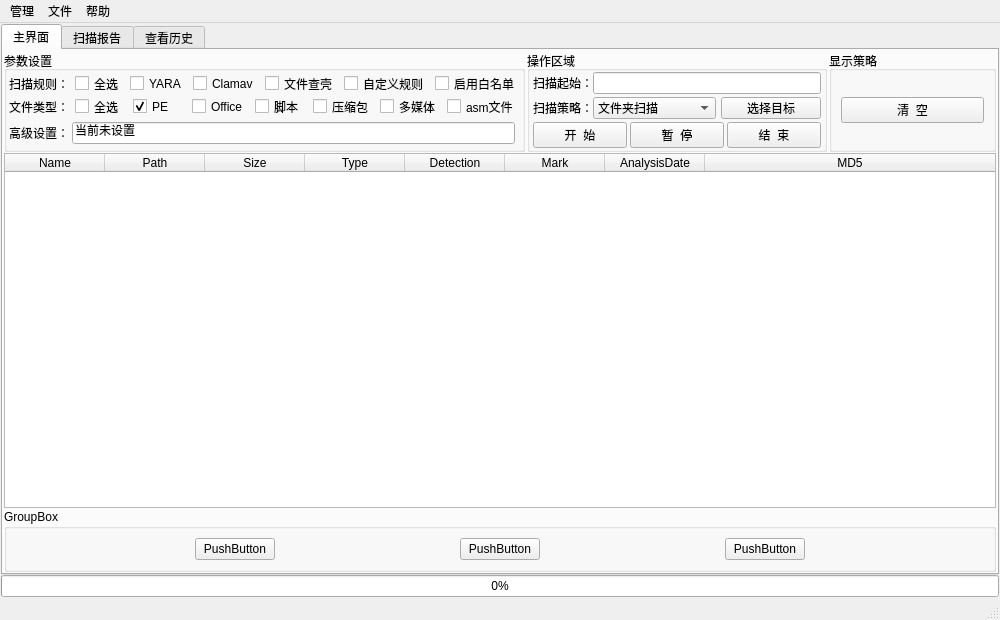
<?xml version="1.0" encoding="UTF-8"?>
<ui version="4.0">
 <class>MainWindow</class>
 <widget class="QMainWindow" name="MainWindow">
  <property name="geometry">
   <rect>
    <x>0</x>
    <y>0</y>
    <width>1000</width>
    <height>620</height>
   </rect>
  </property>
  <property name="windowTitle">
   <string>Static Malware Analysis &amp; Report Tool</string>
  </property>
  <widget class="QWidget" name="centralwidget">
   <layout class="QVBoxLayout" name="verticalLayout_2">
    <property name="leftMargin">
     <number>1</number>
    </property>
    <property name="topMargin">
     <number>1</number>
    </property>
    <property name="rightMargin">
     <number>1</number>
    </property>
    <property name="bottomMargin">
     <number>1</number>
    </property>
    <item>
     <layout class="QVBoxLayout" name="verticalLayout">
      <property name="spacing">
       <number>0</number>
      </property>
      <item>
       <widget class="QTabWidget" name="tabWidget">
        <property name="currentIndex">
         <number>0</number>
        </property>
        <widget class="QWidget" name="tab">
         <attribute name="title">
          <string>主界面</string>
         </attribute>
         <layout class="QVBoxLayout" name="verticalLayout_4">
          <property name="leftMargin">
           <number>1</number>
          </property>
          <property name="topMargin">
           <number>1</number>
          </property>
          <property name="rightMargin">
           <number>1</number>
          </property>
          <property name="bottomMargin">
           <number>1</number>
          </property>
          <item>
           <layout class="QVBoxLayout" name="verticalLayout_3">
            <property name="spacing">
             <number>1</number>
            </property>
            <item>
             <layout class="QHBoxLayout" name="horizontalLayout_9">
              <property name="spacing">
               <number>2</number>
              </property>
              <item>
               <widget class="QGroupBox" name="groupBox_4">
                <property name="maximumSize">
                 <size>
                  <width>16777215</width>
                  <height>200</height>
                 </size>
                </property>
                <property name="title">
                 <string>参数设置</string>
                </property>
                <layout class="QVBoxLayout" name="verticalLayout_6">
                 <property name="spacing">
                  <number>3</number>
                 </property>
                 <property name="leftMargin">
                  <number>1</number>
                 </property>
                 <property name="topMargin">
                  <number>1</number>
                 </property>
                 <property name="rightMargin">
                  <number>1</number>
                 </property>
                 <property name="bottomMargin">
                  <number>1</number>
                 </property>
                 <item>
                  <layout class="QHBoxLayout" name="horizontalLayout_7">
                   <property name="spacing">
                    <number>6</number>
                   </property>
                   <property name="leftMargin">
                    <number>1</number>
                   </property>
                   <property name="topMargin">
                    <number>1</number>
                   </property>
                   <property name="rightMargin">
                    <number>1</number>
                   </property>
                   <property name="bottomMargin">
                    <number>1</number>
                   </property>
                   <item>
                    <widget class="QLabel" name="label_4">
                     <property name="maximumSize">
                      <size>
                       <width>70</width>
                       <height>15</height>
                      </size>
                     </property>
                     <property name="text">
                      <string>扫描规则：</string>
                     </property>
                    </widget>
                   </item>
                   <item>
                    <widget class="QCheckBox" name="CBRuleAll">
                     <property name="maximumSize">
                      <size>
                       <width>80</width>
                       <height>15</height>
                      </size>
                     </property>
                     <property name="text">
                      <string>全选</string>
                     </property>
                     <property name="checked">
                      <bool>false</bool>
                     </property>
                    </widget>
                   </item>
                   <item>
                    <widget class="QCheckBox" name="CBRuleYara">
                     <property name="maximumSize">
                      <size>
                       <width>85</width>
                       <height>15</height>
                      </size>
                     </property>
                     <property name="text">
                      <string>YARA</string>
                     </property>
                    </widget>
                   </item>
                   <item>
                    <widget class="QCheckBox" name="CBRuleClamav">
                     <property name="maximumSize">
                      <size>
                       <width>95</width>
                       <height>15</height>
                      </size>
                     </property>
                     <property name="text">
                      <string>Clamav</string>
                     </property>
                    </widget>
                   </item>
                   <item>
                    <widget class="QCheckBox" name="CBRulePack">
                     <property name="maximumSize">
                      <size>
                       <width>120</width>
                       <height>15</height>
                      </size>
                     </property>
                     <property name="text">
                      <string>文件查壳</string>
                     </property>
                    </widget>
                   </item>
                   <item>
                    <widget class="QCheckBox" name="CBRuleSelf">
                     <property name="maximumSize">
                      <size>
                       <width>140</width>
                       <height>15</height>
                      </size>
                     </property>
                     <property name="text">
                      <string>自定义规则</string>
                     </property>
                    </widget>
                   </item>
                   <item>
                    <widget class="QCheckBox" name="CBRuleWL">
                     <property name="maximumSize">
                      <size>
                       <width>140</width>
                       <height>15</height>
                      </size>
                     </property>
                     <property name="text">
                      <string>启用白名单</string>
                     </property>
                    </widget>
                   </item>
                  </layout>
                 </item>
                 <item>
                  <layout class="QHBoxLayout" name="horizontalLayout_6">
                   <property name="spacing">
                    <number>6</number>
                   </property>
                   <property name="leftMargin">
                    <number>1</number>
                   </property>
                   <property name="topMargin">
                    <number>1</number>
                   </property>
                   <property name="rightMargin">
                    <number>2</number>
                   </property>
                   <property name="bottomMargin">
                    <number>1</number>
                   </property>
                   <item>
                    <widget class="QLabel" name="label_3">
                     <property name="maximumSize">
                      <size>
                       <width>70</width>
                       <height>15</height>
                      </size>
                     </property>
                     <property name="text">
                      <string>文件类型：</string>
                     </property>
                    </widget>
                   </item>
                   <item>
                    <widget class="QCheckBox" name="CBTypeAll">
                     <property name="maximumSize">
                      <size>
                       <width>80</width>
                       <height>15</height>
                      </size>
                     </property>
                     <property name="text">
                      <string>全选</string>
                     </property>
                     <property name="checked">
                      <bool>false</bool>
                     </property>
                    </widget>
                   </item>
                   <item>
                    <widget class="QCheckBox" name="CBTypePE">
                     <property name="maximumSize">
                      <size>
                       <width>60</width>
                       <height>15</height>
                      </size>
                     </property>
                     <property name="text">
                      <string>PE</string>
                     </property>
                     <property name="checked">
                      <bool>true</bool>
                     </property>
                    </widget>
                   </item>
                   <item>
                    <widget class="QCheckBox" name="CBTypeOffice">
                     <property name="maximumSize">
                      <size>
                       <width>100</width>
                       <height>15</height>
                      </size>
                     </property>
                     <property name="text">
                      <string>Office</string>
                     </property>
                    </widget>
                   </item>
                   <item>
                    <widget class="QCheckBox" name="CBTypeShell">
                     <property name="maximumSize">
                      <size>
                       <width>80</width>
                       <height>15</height>
                      </size>
                     </property>
                     <property name="text">
                      <string>脚本</string>
                     </property>
                    </widget>
                   </item>
                   <item>
                    <widget class="QCheckBox" name="CBTypeZip">
                     <property name="maximumSize">
                      <size>
                       <width>95</width>
                       <height>15</height>
                      </size>
                     </property>
                     <property name="text">
                      <string>压缩包</string>
                     </property>
                    </widget>
                   </item>
                   <item>
                    <widget class="QCheckBox" name="CBTypeMedia">
                     <property name="maximumSize">
                      <size>
                       <width>95</width>
                       <height>15</height>
                      </size>
                     </property>
                     <property name="text">
                      <string>多媒体</string>
                     </property>
                    </widget>
                   </item>
                   <item>
                    <widget class="QCheckBox" name="CBTypeAsm">
                     <property name="maximumSize">
                      <size>
                       <width>110</width>
                       <height>15</height>
                      </size>
                     </property>
                     <property name="text">
                      <string>asm文件</string>
                     </property>
                    </widget>
                   </item>
                  </layout>
                 </item>
                 <item>
                  <layout class="QHBoxLayout" name="horizontalLayout">
                   <property name="leftMargin">
                    <number>1</number>
                   </property>
                   <property name="topMargin">
                    <number>1</number>
                   </property>
                   <property name="rightMargin">
                    <number>6</number>
                   </property>
                   <property name="bottomMargin">
                    <number>1</number>
                   </property>
                   <item>
                    <widget class="QLabel" name="label_5">
                     <property name="maximumSize">
                      <size>
                       <width>70</width>
                       <height>15</height>
                      </size>
                     </property>
                     <property name="text">
                      <string>高级设置：</string>
                     </property>
                    </widget>
                   </item>
                   <item>
                    <widget class="QLineEdit" name="lineEditAdvSet">
                     <property name="text">
                      <string>当前未设置</string>
                     </property>
                    </widget>
                   </item>
                  </layout>
                 </item>
                </layout>
               </widget>
              </item>
              <item>
               <widget class="QGroupBox" name="groupBox_3">
                <property name="sizePolicy">
                 <sizepolicy hsizetype="Preferred" vsizetype="Preferred">
                  <horstretch>0</horstretch>
                  <verstretch>0</verstretch>
                 </sizepolicy>
                </property>
                <property name="minimumSize">
                 <size>
                  <width>300</width>
                  <height>100</height>
                 </size>
                </property>
                <property name="maximumSize">
                 <size>
                  <width>700</width>
                  <height>200</height>
                 </size>
                </property>
                <property name="title">
                 <string>操作区域</string>
                </property>
                <layout class="QVBoxLayout" name="verticalLayout_5">
                 <property name="spacing">
                  <number>3</number>
                 </property>
                 <property name="leftMargin">
                  <number>3</number>
                 </property>
                 <property name="topMargin">
                  <number>1</number>
                 </property>
                 <property name="rightMargin">
                  <number>3</number>
                 </property>
                 <property name="bottomMargin">
                  <number>1</number>
                 </property>
                 <item>
                  <layout class="QHBoxLayout" name="horizontalLayout_3">
                   <property name="spacing">
                    <number>0</number>
                   </property>
                   <item>
                    <widget class="QLabel" name="label">
                     <property name="maximumSize">
                      <size>
                       <width>60</width>
                       <height>16777215</height>
                      </size>
                     </property>
                     <property name="text">
                      <string>扫描起始：</string>
                     </property>
                    </widget>
                   </item>
                   <item>
                    <widget class="QLineEdit" name="lineEditScanStart">
                     <property name="sizePolicy">
                      <sizepolicy hsizetype="Preferred" vsizetype="Fixed">
                       <horstretch>0</horstretch>
                       <verstretch>0</verstretch>
                      </sizepolicy>
                     </property>
                    </widget>
                   </item>
                  </layout>
                 </item>
                 <item>
                  <layout class="QHBoxLayout" name="horizontalLayout_4">
                   <property name="spacing">
                    <number>0</number>
                   </property>
                   <item>
                    <widget class="QLabel" name="label_2">
                     <property name="maximumSize">
                      <size>
                       <width>60</width>
                       <height>16777215</height>
                      </size>
                     </property>
                     <property name="text">
                      <string>扫描策略：</string>
                     </property>
                    </widget>
                   </item>
                   <item>
                    <widget class="QComboBox" name="comboBox">
                     <item>
                      <property name="text">
                       <string>文件夹扫描</string>
                      </property>
                     </item>
                     <item>
                      <property name="text">
                       <string>多文件扫描</string>
                      </property>
                     </item>
                     <item>
                      <property name="text">
                       <string>自定义扫描</string>
                      </property>
                     </item>
                    </widget>
                   </item>
                   <item>
                    <spacer name="horizontalSpacer">
                     <property name="orientation">
                      <enum>Qt::Horizontal</enum>
                     </property>
                     <property name="sizeType">
                      <enum>QSizePolicy::Fixed</enum>
                     </property>
                     <property name="sizeHint" stdset="0">
                      <size>
                       <width>5</width>
                       <height>20</height>
                      </size>
                     </property>
                    </spacer>
                   </item>
                   <item>
                    <widget class="QPushButton" name="PB_SelectFolder">
                     <property name="maximumSize">
                      <size>
                       <width>100</width>
                       <height>22</height>
                      </size>
                     </property>
                     <property name="text">
                      <string>选择目标</string>
                     </property>
                    </widget>
                   </item>
                  </layout>
                 </item>
                 <item>
                  <layout class="QHBoxLayout" name="horizontalLayout_5">
                   <item>
                    <widget class="QPushButton" name="PB_Start">
                     <property name="text">
                      <string>开  始</string>
                     </property>
                    </widget>
                   </item>
                   <item>
                    <widget class="QPushButton" name="PB_Pause">
                     <property name="text">
                      <string>暂  停</string>
                     </property>
                    </widget>
                   </item>
                   <item>
                    <widget class="QPushButton" name="PB_End">
                     <property name="text">
                      <string>结  束</string>
                     </property>
                    </widget>
                   </item>
                  </layout>
                 </item>
                </layout>
               </widget>
              </item>
              <item>
               <widget class="QGroupBox" name="groupBox">
                <property name="sizePolicy">
                 <sizepolicy hsizetype="Expanding" vsizetype="Preferred">
                  <horstretch>0</horstretch>
                  <verstretch>0</verstretch>
                 </sizepolicy>
                </property>
                <property name="title">
                 <string>显示策略</string>
                </property>
                <layout class="QVBoxLayout" name="verticalLayout_7">
                 <item>
                  <widget class="QPushButton" name="PB_Clear">
                   <property name="text">
                    <string>清  空</string>
                   </property>
                  </widget>
                 </item>
                </layout>
               </widget>
              </item>
             </layout>
            </item>
            <item>
             <widget class="QTableWidget" name="tableWidget">
              <property name="minimumSize">
               <size>
                <width>450</width>
                <height>280</height>
               </size>
              </property>
              <property name="editTriggers">
               <set>QAbstractItemView::NoEditTriggers</set>
              </property>
              <property name="showGrid">
               <bool>false</bool>
              </property>
              <property name="rowCount">
               <number>0</number>
              </property>
              <property name="columnCount">
               <number>8</number>
              </property>
              <attribute name="horizontalHeaderHighlightSections">
               <bool>false</bool>
              </attribute>
              <attribute name="horizontalHeaderStretchLastSection">
               <bool>true</bool>
              </attribute>
              <attribute name="verticalHeaderHighlightSections">
               <bool>false</bool>
              </attribute>
              <column>
               <property name="text">
                <string>Name</string>
               </property>
              </column>
              <column>
               <property name="text">
                <string>Path</string>
               </property>
              </column>
              <column>
               <property name="text">
                <string>Size</string>
               </property>
              </column>
              <column>
               <property name="text">
                <string>Type</string>
               </property>
              </column>
              <column>
               <property name="text">
                <string>Detection</string>
               </property>
              </column>
              <column>
               <property name="text">
                <string>Mark</string>
               </property>
              </column>
              <column>
               <property name="text">
                <string>AnalysisDate</string>
               </property>
              </column>
              <column>
               <property name="text">
                <string>MD5</string>
               </property>
              </column>
             </widget>
            </item>
            <item>
             <widget class="QGroupBox" name="groupBox_2">
              <property name="title">
               <string>GroupBox</string>
              </property>
              <layout class="QHBoxLayout" name="horizontalLayout_2">
               <item>
                <spacer name="horizontalSpacer_4">
                 <property name="orientation">
                  <enum>Qt::Horizontal</enum>
                 </property>
                 <property name="sizeHint" stdset="0">
                  <size>
                   <width>40</width>
                   <height>20</height>
                  </size>
                 </property>
                </spacer>
               </item>
               <item>
                <widget class="QPushButton" name="pushButton_4">
                 <property name="text">
                  <string>PushButton</string>
                 </property>
                </widget>
               </item>
               <item>
                <spacer name="horizontalSpacer_5">
                 <property name="orientation">
                  <enum>Qt::Horizontal</enum>
                 </property>
                 <property name="sizeHint" stdset="0">
                  <size>
                   <width>40</width>
                   <height>20</height>
                  </size>
                 </property>
                </spacer>
               </item>
               <item>
                <widget class="QPushButton" name="pushButton_5">
                 <property name="text">
                  <string>PushButton</string>
                 </property>
                </widget>
               </item>
               <item>
                <spacer name="horizontalSpacer_6">
                 <property name="orientation">
                  <enum>Qt::Horizontal</enum>
                 </property>
                 <property name="sizeHint" stdset="0">
                  <size>
                   <width>40</width>
                   <height>20</height>
                  </size>
                 </property>
                </spacer>
               </item>
               <item>
                <widget class="QPushButton" name="pushButton_6">
                 <property name="text">
                  <string>PushButton</string>
                 </property>
                </widget>
               </item>
               <item>
                <spacer name="horizontalSpacer_8">
                 <property name="orientation">
                  <enum>Qt::Horizontal</enum>
                 </property>
                 <property name="sizeHint" stdset="0">
                  <size>
                   <width>40</width>
                   <height>20</height>
                  </size>
                 </property>
                </spacer>
               </item>
              </layout>
             </widget>
            </item>
           </layout>
          </item>
         </layout>
        </widget>
        <widget class="QWidget" name="tab_2">
         <attribute name="title">
          <string>扫描报告</string>
         </attribute>
        </widget>
        <widget class="QWidget" name="tab_3">
         <attribute name="title">
          <string>查看历史</string>
         </attribute>
        </widget>
       </widget>
      </item>
      <item>
       <widget class="QProgressBar" name="progressBar">
        <property name="value">
         <number>0</number>
        </property>
       </widget>
      </item>
     </layout>
    </item>
   </layout>
  </widget>
  <widget class="QMenuBar" name="menubar">
   <property name="geometry">
    <rect>
     <x>0</x>
     <y>0</y>
     <width>1000</width>
     <height>23</height>
    </rect>
   </property>
   <widget class="QMenu" name="menu">
    <property name="title">
     <string>管理</string>
    </property>
    <addaction name="action"/>
    <addaction name="separator"/>
    <addaction name="action_2"/>
   </widget>
   <widget class="QMenu" name="menu_2">
    <property name="title">
     <string>文件</string>
    </property>
    <addaction name="action_3"/>
    <addaction name="action_8"/>
   </widget>
   <widget class="QMenu" name="menu_4">
    <property name="title">
     <string>帮助</string>
    </property>
    <addaction name="action_4"/>
    <addaction name="action_5"/>
    <addaction name="action_6"/>
   </widget>
   <addaction name="menu"/>
   <addaction name="menu_2"/>
   <addaction name="menu_4"/>
  </widget>
  <widget class="QStatusBar" name="statusbar"/>
  <action name="action">
   <property name="text">
    <string>检查配置</string>
   </property>
  </action>
  <action name="action_2">
   <property name="text">
    <string>软件设置</string>
   </property>
  </action>
  <action name="action_3">
   <property name="text">
    <string>读取配置</string>
   </property>
  </action>
  <action name="action_4">
   <property name="text">
    <string>版本信息</string>
   </property>
  </action>
  <action name="action_5">
   <property name="text">
    <string>关于软件</string>
   </property>
  </action>
  <action name="action_6">
   <property name="text">
    <string>联系作者</string>
   </property>
  </action>
  <action name="action_8">
   <property name="text">
    <string>导出日志</string>
   </property>
  </action>
  <action name="action_9">
   <property name="text">
    <string>软件设置</string>
   </property>
  </action>
 </widget>
 <resources/>
 <connections/>
</ui>
